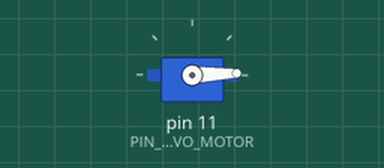
Recording of a sketch running on a simulated Arduino Uno, built with avr-gcc and run on an emulated ATmega328P. On the bench: servo. What the sketch prints to the serial monitor is not drawn.

Above: at 0.05 s.
At 1.75 s:
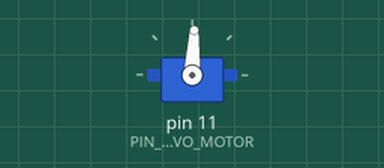
At 3.45 s:
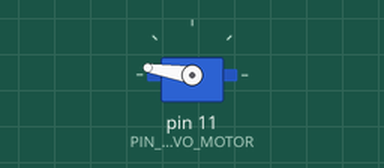
At 6.9 s:
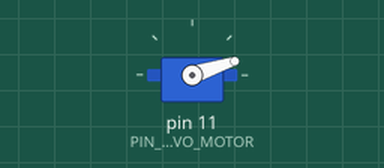
Timing chart, 0 to 9.4 s (numbered marks = the images above):
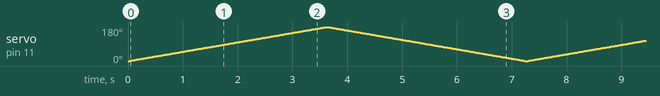

The sketch:

03_Servo_Motor_SG90.ino
```cpp
#include <Servo.h>

const int PIN_SERVO_MOTOR = 11;

// servo object to control the SG90 servo
Servo servo;

void setup() {
  // open the serial port and set the data rate to 9600 bps
  Serial.begin(9600);
  Serial.println("Servo Motol Control");

  // set the servo pin
  servo.attach(PIN_SERVO_MOTOR);
}

void loop() {
  // go from 0 degree to 180 degrees
  for (int angle = 0; angle <=180; angle++)
  {
    servo.write(angle);
    delay(20);
  }

  // go from 180 degrees to 0 degree
  for (int angle = 180; angle >= 0; angle--)
  {
    servo.write(angle);
    delay(20);
  }
}
```
